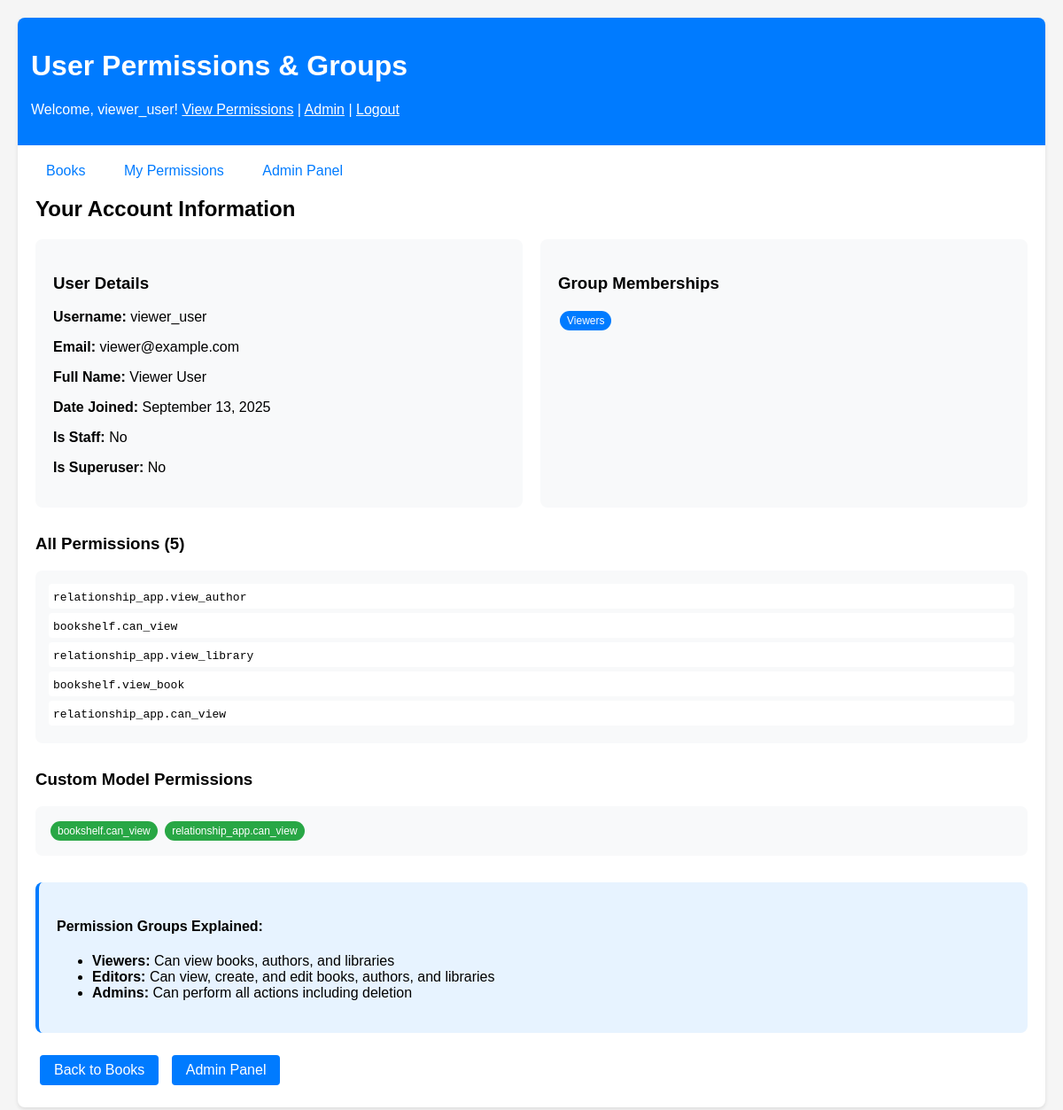
The page /bookshelf/permissions/ (signed in) on the database its author committed.
### bookshelf/models.py (models this page shows, shortened)
class CustomUser(AbstractUser):
    date_of_birth = models.DateField(
        null=True,
        blank=True,
        help_text="User's date of birth"
    )
    profile_photo = models.ImageField(
        upload_to='profile_photos/',
        null=True,
        blank=True,
        help_text="User's profile photo"
    )
    objects = CustomUserManager()

### bookshelf/views.py (the view)
# urls.py: path('permissions/', views.user_permissions_view, name='user_permissions'),
@login_required
def user_permissions_view(request):
    user = request.user
    groups = user.groups.all()
    permissions = user.get_all_permissions()
    custom_permissions = [perm for perm in permissions if 'can_' in perm]
    context = {
        'user': user,
        'groups': groups,
        'permissions': permissions,
        'custom_permissions': custom_permissions,
    }
    return render(request, 'bookshelf/user_permissions.html', context)

### bookshelf/templates/bookshelf/user_permissions.html (shortened to what this page needs)
{% extends 'bookshelf/base.html' %}
{% block header %}User Permissions & Groups{% endblock %}
{% block content %}
<h2>Your Account Information</h2>
<div style="display: grid; grid-template-columns: 1fr 1fr; gap: 20px; margin-bottom: 30px;">
    <div style="padding: 20px; background-color: #f8f9fa; border-radius: 8px;">
        <h3>User Details</h3>
        <p><strong>Username:</strong> {{ user.username }}</p>
        <p><strong>Email:</strong> {{ user.email|default:"Not provided" }}</p>
        <p><strong>Full Name:</strong> {{ user.first_name }} {{ user.last_name }}</p>
        <p><strong>Date Joined:</strong> {{ user.date_joined|date:"F d, Y" }}</p>
        <p><strong>Is Staff:</strong> {{ user.is_staff|yesno:"Yes,No" }}</p>
        <p><strong>Is Superuser:</strong> {{ user.is_superuser|yesno:"Yes,No" }}</p>
    </div>
    <div style="padding: 20px; background-color: #f8f9fa; border-radius: 8px;">
        <h3>Group Memberships</h3>
        {% if groups %}
            {% for group in groups %}
                <span class="group-badge">{{ group.name }}</span>
            {% endfor %}
        {% else %}
            <p style="color: #6c757d;">You are not assigned to any groups.</p>
        {% endif %}
    </div>
</div>
<div style="margin-bottom: 30px;">
    <h3>All Permissions ({{ permissions|length }})</h3>
    <div style="max-height: 200px; overflow-y: auto; padding: 15px; background-color: #f8f9fa; border-radius: 8px;">
        {% if permissions %}
            {% for permission in permissions %}
                <div style="margin-bottom: 5px; padding: 5px; background-color: white; border-radius: 4px;">
                    <code>{{ permission }}</code>
                </div>
            {% endfor %}
        {% else %}
            <p style="color: #6c757d;">No permissions assigned.</p>
        {% endif %}
    </div>
</div>
<div style="margin-bottom: 30px;">
    <h3>Custom Model Permissions</h3>
    <div style="padding: 15px; background-color: #f8f9fa; border-radius: 8px;">
        {% if custom_permissions %}
            {% for permission in custom_permissions %}
                <span class="permission-badge">{{ permission }}</span>
            {% endfor %}
        {% else %}
            <p style="color: #6c757d;">No custom permissions assigned.</p>
        {% endif %}
    </div>
</div>
<div style="padding: 20px; background-color: #e7f3ff; border-radius: 8px; border-left: 4px solid #007bff;">
    <h4>Permission Groups Explained:</h4>
    <ul>
        <li><strong>Viewers:</strong> Can view books, authors, and libraries</li>
        <li><strong>Editors:</strong> Can view, create, and edit books, authors, and libraries</li>
        <li><strong>Admins:</strong> Can perform all actions including deletion</li>
    </ul>
</div>
<div style="margin-top: 20px;">
    <a href="{% url 'bookshelf:book_list' %}" class="btn">Back to Books</a>
    <a href="/admin/" class="btn">Admin Panel</a>
</div>
{% endblock %}

### bookshelf/templates/bookshelf/base.html (shortened to what this page needs)
<!DOCTYPE html>
<html lang="en">
<head>
</head>
<body>
    <div class="container">
        <div class="header">
            <h1>{% block header %}Library Management System{% endblock %}</h1>
            {% if user.is_authenticated %}
                <p>Welcome, {{ user.username }}!
                   <a href="{% url 'bookshelf:user_permissions' %}" style="color: white;">View Permissions</a> |
                   <a href="/admin/" style="color: white;">Admin</a> |
                   <a href="/admin/logout/" style="color: white;">Logout</a>
                </p>
            {% endif %}
        </div>
        <div class="nav">
            <a href="{% url 'bookshelf:book_list' %}">Books</a>
            <a href="{% url 'bookshelf:user_permissions' %}">My Permissions</a>
            <a href="/admin/">Admin Panel</a>
        </div>
        {% block content %}
        {% endblock %}
    </div>
</body>
</html>

### bookshelf/templates/bookshelf/base.html (style rules this page uses)
body { font-family: Arial, sans-serif; margin: 0; padding: 20px; background-color: #f5f5f5; }
.container { max-width: 1200px; margin: 0 auto; background-color: white; padding: 20px; border-radius: 8px; box-shadow: 0 2px 4px rgba(0,0,0,0.1); }
.header { background-color: #007bff; color: white; padding: 15px; margin: -20px -20px 20px -20px; border-radius: 8px 8px 0 0; }
.nav { margin-bottom: 20px; }
.nav a { color: #007bff; text-decoration: none; margin-right: 15px; padding: 8px 12px; border-radius: 4px; transition: background-color 0.3s; }
.btn { display: inline-block; padding: 8px 16px; background-color: #007bff; color: white; text-decoration: none; border-radius: 4px; border: none; cursor: pointer; margin: 5px; }
.permission-badge { display: inline-block; padding: 4px 8px; background-color: #28a745; color: white; border-radius: 12px; font-size: 12px; margin: 2px; }
.group-badge { display: inline-block; padding: 4px 8px; background-color: #007bff; color: white; border-radius: 12px; font-size: 12px; margin: 2px; }

### rows shown on the page
CustomUser: username "viewer_user", email "viewer@example.com", first_name "Viewer", last_name "User", date_joined "September 13, 2025", is_staff "No", is_superuser "No"

### other values the page prints
{{ group.name }} "Viewers"
{{ permissions|length }} "5"
{{ permission }} "relationship_app.view_author" "bookshelf.can_view" "relationship_app.view_library" "bookshelf.view_book" "relationship_app.can_view"
{{ permission }} "bookshelf.can_view" "relationship_app.can_view"
